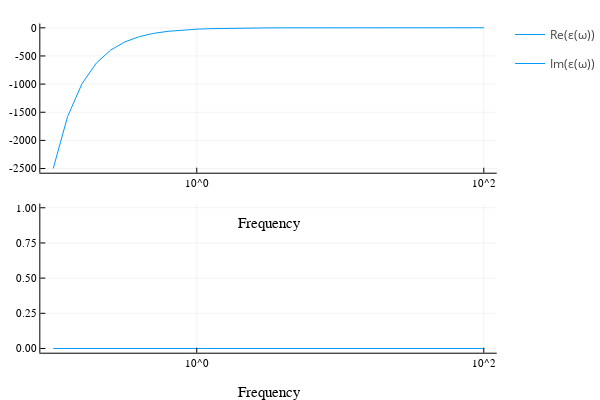

The cell this chart's notebook holds for it:
### Code cell
omega_p = 5.

omega = exp10.(-1:.1:2)

m = FreeElectronPlasmaModel(omega_p)
ε = m.(omega)

plot(omega, [real(ε) imag(ε)], label=["Re(ε(ω))" "Im(ε(ω))"], xlabel="Frequency", layout=(2, 1), xaxis=:log10)

### Figure 1 — Plotly figure (JSON) as saved in the notebook; plotly's stock layout.template omitted (floating-point values rounded to 4 significant figures)
{"data": [{"colorbar": {"title": ""}, "legendgroup": "Re(ε(ω))", "line": {"color": "rgba(0, 154, 250, 1.000)", "dash": "solid", "shape": "linear", "width": 1}, "mode": "lines", "name": "Re(ε(ω))", "showlegend": true, "type": "scatter", "x": [0.1, 0.1259, 0.1585, 0.1995, 0.2512, 0.3162, 0.3981, 0.5012, 0.631, 0.7943, 1, 1.259, 1.585, 1.995, 2.512, 3.162, 3.981, 5.012, 6.31, 7.943, 10, 12.59, 15.85, 19.95, 25.12, 31.62, 39.81, 50.12, 63.1, 79.43, 100], "xaxis": "x1", "y": [-2499.0, -1576.0, -994.3, -627.0, -395.2, -249, -156.7, -98.53, -61.8, -38.62, -24, -14.77, -8.953, -5.28, -2.962, -1.5, -0.5774, 0.004732, 0.372, 0.6038, 0.75, 0.8423, 0.9005, 0.9372, 0.9604, 0.975, 0.9842, 0.99, 0.9937, 0.996, 0.9975], "yaxis": "y1", "zmax": null, "zmin": null}, {"colorbar": {"title": ""}, "legendgroup": "Im(ε(ω))", "line": {"color": "rgba(0, 154, 250, 1.000)", "dash": "solid", "shape": "linear", "width": 1}, "mode": "lines", "name": "Im(ε(ω))", "showlegend": true, "type": "scatter", "x": [0.1, 0.1259, 0.1585, 0.1995, 0.2512, 0.3162, 0.3981, 0.5012, 0.631, 0.7943, 1, 1.259, 1.585, 1.995, 2.512, 3.162, 3.981, 5.012, 6.31, 7.943, 10, 12.59, 15.85, 19.95, 25.12, 31.62, 39.81, 50.12, 63.1, 79.43, 100], "xaxis": "x2", "y": [0, 0, 0, 0, 0, 0, 0, 0, 0, 0, 0, 0, 0, 0, 0, 0, 0, 0, 0, 0, 0, 0, 0, 0, 0, 0, 0, 0, 0, 0, 0], "yaxis": "y2", "zmax": null, "zmin": null}], "layout": {"annotations": [], "height": 400, "legend_position": {"bgcolor": "rgba(255, 255, 255, 1.000)", "bordercolor": "rgba(0, 0, 0, 1.000)", "borderwidth": 1, "font": {"color": "rgba(0, 0, 0, 1.000)", "family": "sans-serif", "size": 11}, "title": {"font": {"color": "rgba(0, 0, 0, 1.000)", "family": "sans-serif", "size": 15}, "text": ""}, "tracegroupgap": 0, "traceorder": "normal", "x": 1, "xanchor": "auto", "y": 1, "yanchor": "auto"}, "margin": {"b": 20, "l": 0, "r": 0, "t": 20}, "paper_bgcolor": "rgba(255, 255, 255, 1.000)", "plot_bgcolor": "rgba(255, 255, 255, 1.000)", "showlegend": true, "width": 600, "xaxis1": {"anchor": "y1", "domain": [0.08064, 0.9934], "gridcolor": "rgba(0, 0, 0, 0.100)", "gridwidth": 0.5, "linecolor": "rgba(0, 0, 0, 1.000)", "mirror": false, "range": [-1.09, 2.09], "showgrid": true, "showline": true, "showticklabels": true, "tickangle": 0, "tickcolor": "rgb(0, 0, 0)", "tickfont": {"color": "rgba(0, 0, 0, 1.000)", "family": "sans-serif", "size": 11}, "tickmode": "array", "ticks": "inside", "ticktext": ["10^0", "10^2"], "tickvals": [1, 100], "title": "Frequency", "titlefont": {"color": "rgba(0, 0, 0, 1.000)", "family": "sans-serif", "size": 15}, "type": "log", "visible": true, "zeroline": false, "zerolinecolor": "rgba(0, 0, 0, 1.000)"}, "xaxis2": {"anchor": "y2", "domain": [0.08064, 0.9934], "gridcolor": "rgba(0, 0, 0, 0.100)", "gridwidth": 0.5, "linecolor": "rgba(0, 0, 0, 1.000)", "mirror": false, "range": [-1.09, 2.09], "showgrid": true, "showline": true, "showticklabels": true, "tickangle": 0, "tickcolor": "rgb(0, 0, 0)", "tickfont": {"color": "rgba(0, 0, 0, 1.000)", "family": "sans-serif", "size": 11}, "tickmode": "array", "ticks": "inside", "ticktext": ["10^0", "10^2"], "tickvals": [1, 100], "title": "Frequency", "titlefont": {"color": "rgba(0, 0, 0, 1.000)", "family": "sans-serif", "size": 15}, "type": "log", "visible": true, "zeroline": false, "zerolinecolor": "rgba(0, 0, 0, 1.000)"}, "yaxis1": {"anchor": "x1", "domain": [0.5758, 0.9902], "gridcolor": "rgba(0, 0, 0, 0.100)", "gridwidth": 0.5, "linecolor": "rgba(0, 0, 0, 1.000)", "mirror": false, "range": [-2574.0, 76.0], "showgrid": true, "showline": true, "showticklabels": true, "tickangle": 0, "tickcolor": "rgb(0, 0, 0)", "tickfont": {"color": "rgba(0, 0, 0, 1.000)", "family": "sans-serif", "size": 11}, "tickmode": "array", "ticks": "inside", "ticktext": ["-2500", "-2000", "-1500", "-1000", "-500", "0"], "tickvals": [-2500, -2000, -1500, -1000, -500, 0], "title": "", "titlefont": {"color": "rgba(0, 0, 0, 1.000)", "family": "sans-serif", "size": 15}, "type": "-", "visible": true, "zeroline": false, "zerolinecolor": "rgba(0, 0, 0, 1.000)"}, "yaxis2": {"anchor": "x2", "domain": [0.07581, 0.4902], "gridcolor": "rgba(0, 0, 0, 0.100)", "gridwidth": 0.5, "linecolor": "rgba(0, 0, 0, 1.000)", "mirror": false, "range": [-0.03, 1.03], "showgrid": true, "showline": true, "showticklabels": true, "tickangle": 0, "tickcolor": "rgb(0, 0, 0)", "tickfont": {"color": "rgba(0, 0, 0, 1.000)", "family": "sans-serif", "size": 11}, "tickmode": "array", "ticks": "inside", "ticktext": ["0.00", "0.25", "0.50", "0.75", "1.00"], "tickvals": [0, 0.25, 0.5, 0.75, 1], "title": "", "titlefont": {"color": "rgba(0, 0, 0, 1.000)", "family": "sans-serif", "size": 15}, "type": "-", "visible": true, "zeroline": false, "zerolinecolor": "rgba(0, 0, 0, 1.000)"}}}
